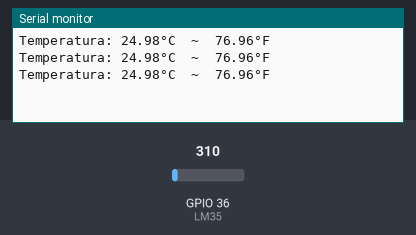
Bench run of a sketch on a simulated ESP32. On the bench: the last lines printed to the serial monitor. Inputs (shaded band) come from the test bench; at power-on: GPIO 36 (LM35) = 310.

Above: at 1.3 s.
1.4 s: GPIO 36 (LM35) set to 372
At 1.9 s:
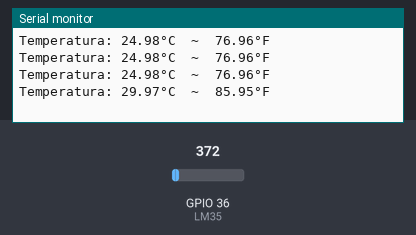
2.9 s: GPIO 36 (LM35) set to 434
At 3.4 s:
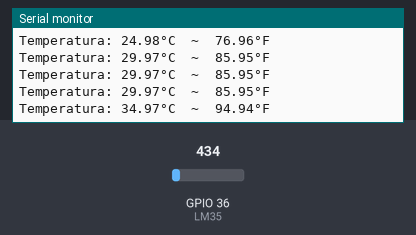
Timing chart, 0 to 5.9 s (numbered marks = the images above; inputs shaded):
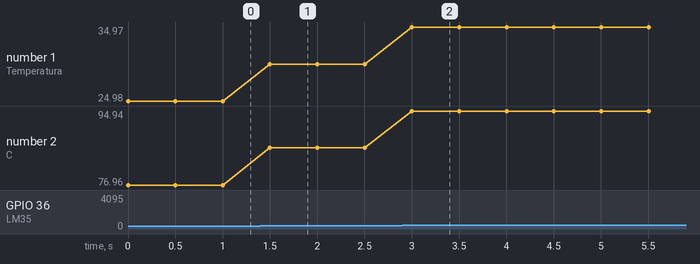

Measured:
- after the input at 1.4 s, the serial monitor: prints a new line after 0.10 s (image 1)
- after the input at 2.9 s, the serial monitor: prints a new line after 0.10 s (image 2)
- plotted number 1: 24.98 → 29.97 after the input at 1.4 s, 29.97 → 34.97 after the input at 2.9 s
- plotted number 2: 76.96 → 85.95 after the input at 1.4 s, 85.95 → 94.94 after the input at 2.9 s

The sketch:

CLASE_6.1__LM35__ESP32.ino
```cpp
// Se definen algunas constantes
#define ADC_VREF_mV    3300.0 // en milivoltios
#define ADC_RESOLUCION 4096.0 // Pines de entrada analógica = 12 bits = rango de lectura 0-4095.
#define LM35       36 // El pin GIOP36 (ADC0) del ESP32 está conectado al LM35
int ValorAnalogico = 0;
float milliVolt;
float TempC;
float TempF;

void setup() {
  // Se inicializa la comunicación serial a una velocidad de 115200 baudios
  Serial.begin(115200);
  pinMode(LM35,INPUT);
}

void loop() {
  // Se lee el valor ADC del sensor de temperatura
  ValorAnalogico = analogRead(LM35);

  // Se convierte el valor ADC a voltaje en milivoltios
  milliVolt = ValorAnalogico * (ADC_VREF_mV / ADC_RESOLUCION);

  // Se convierte el voltaje a temperatura en grados Celsius
  TempC = milliVolt / 10;

  // Se convierte la temperatura a grados Fahrenheit
  TempF = TempC * 9 / 5 + 32;

  // Se imprimen los valores de temperatura en el Monitor Serie
  Serial.print("Temperatura: ");
  Serial.print(TempC);   // Se imprime la temperatura en grados Celsius
  Serial.print("°C");
  Serial.print("  ~  "); // Separador entre grados Celsius y Fahrenheit
  Serial.print(TempF);   // Se imprime la temperatura en grados Fahrenheit
  Serial.println("°F");

  // Se agrega un retardo de 500 milisegundos antes de la siguiente iteración
  delay(500);
}
```
